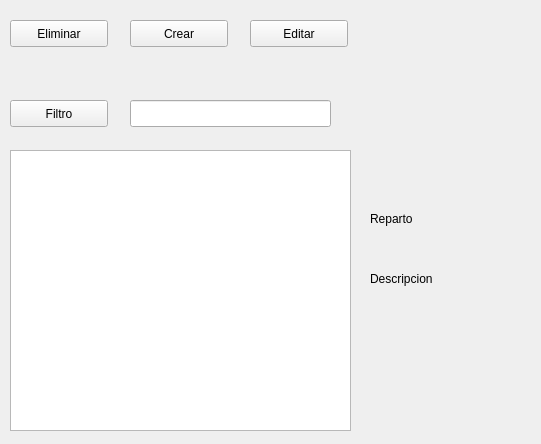
<?xml version="1.0" encoding="UTF-8"?>
<ui version="4.0">
 <class>Form</class>
 <widget class="QWidget" name="Form">
  <property name="geometry">
   <rect>
    <x>0</x>
    <y>0</y>
    <width>541</width>
    <height>444</height>
   </rect>
  </property>
  <property name="windowTitle">
   <string>Form</string>
  </property>
  <widget class="QPushButton" name="btn_eliminar">
   <property name="geometry">
    <rect>
     <x>10</x>
     <y>20</y>
     <width>98</width>
     <height>27</height>
    </rect>
   </property>
   <property name="text">
    <string>Eliminar</string>
   </property>
  </widget>
  <widget class="QPushButton" name="btn_editar">
   <property name="geometry">
    <rect>
     <x>250</x>
     <y>20</y>
     <width>98</width>
     <height>27</height>
    </rect>
   </property>
   <property name="text">
    <string>Editar</string>
   </property>
  </widget>
  <widget class="QPushButton" name="btn_crear">
   <property name="geometry">
    <rect>
     <x>130</x>
     <y>20</y>
     <width>98</width>
     <height>27</height>
    </rect>
   </property>
   <property name="text">
    <string>Crear</string>
   </property>
  </widget>
  <widget class="QPushButton" name="btn_filtro">
   <property name="geometry">
    <rect>
     <x>10</x>
     <y>100</y>
     <width>98</width>
     <height>27</height>
    </rect>
   </property>
   <property name="text">
    <string>Filtro</string>
   </property>
  </widget>
  <widget class="QLineEdit" name="filtro_actor">
   <property name="geometry">
    <rect>
     <x>130</x>
     <y>100</y>
     <width>201</width>
     <height>27</height>
    </rect>
   </property>
  </widget>
  <widget class="QLabel" name="label">
   <property name="geometry">
    <rect>
     <x>370</x>
     <y>270</y>
     <width>141</width>
     <height>17</height>
    </rect>
   </property>
   <property name="text">
    <string>Descripcion</string>
   </property>
  </widget>
  <widget class="QLabel" name="label_desc">
   <property name="geometry">
    <rect>
     <x>370</x>
     <y>290</y>
     <width>141</width>
     <height>131</height>
    </rect>
   </property>
   <property name="text">
    <string/>
   </property>
   <property name="scaledContents">
    <bool>false</bool>
   </property>
   <property name="alignment">
    <set>Qt::AlignCenter</set>
   </property>
   <property name="wordWrap">
    <bool>true</bool>
   </property>
  </widget>
  <widget class="QLabel" name="label_reparto">
   <property name="geometry">
    <rect>
     <x>370</x>
     <y>230</y>
     <width>41</width>
     <height>41</height>
    </rect>
   </property>
   <property name="text">
    <string/>
   </property>
  </widget>
  <widget class="QLabel" name="label_4">
   <property name="geometry">
    <rect>
     <x>370</x>
     <y>210</y>
     <width>131</width>
     <height>17</height>
    </rect>
   </property>
   <property name="text">
    <string>Reparto</string>
   </property>
  </widget>
  <widget class="QLabel" name="label_imagen">
   <property name="geometry">
    <rect>
     <x>380</x>
     <y>20</y>
     <width>141</width>
     <height>181</height>
    </rect>
   </property>
   <property name="text">
    <string/>
   </property>
   <property name="scaledContents">
    <bool>true</bool>
   </property>
  </widget>
  <widget class="QTableView" name="grilla">
   <property name="geometry">
    <rect>
     <x>10</x>
     <y>150</y>
     <width>341</width>
     <height>281</height>
    </rect>
   </property>
  </widget>
 </widget>
 <resources/>
 <connections/>
</ui>
